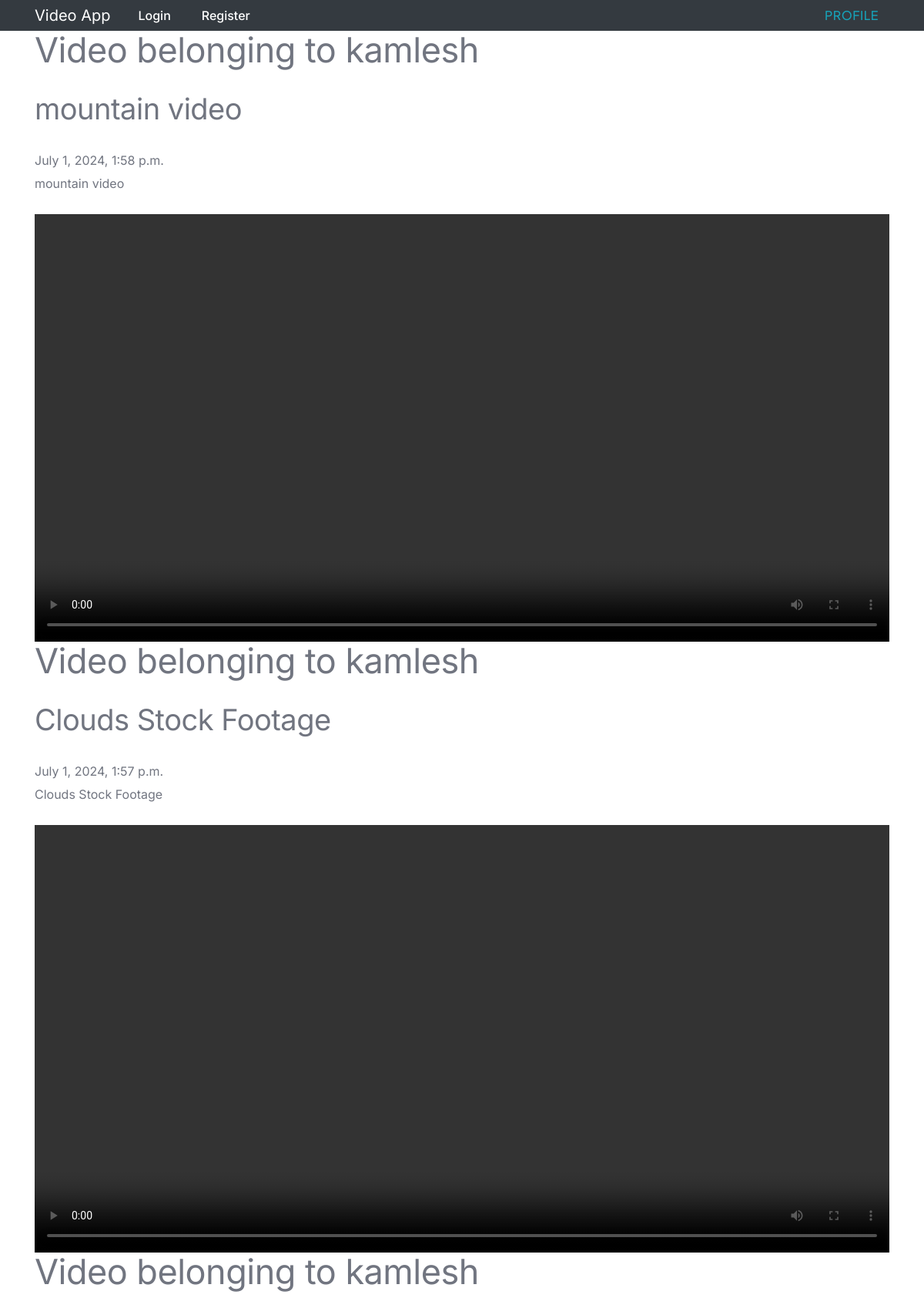
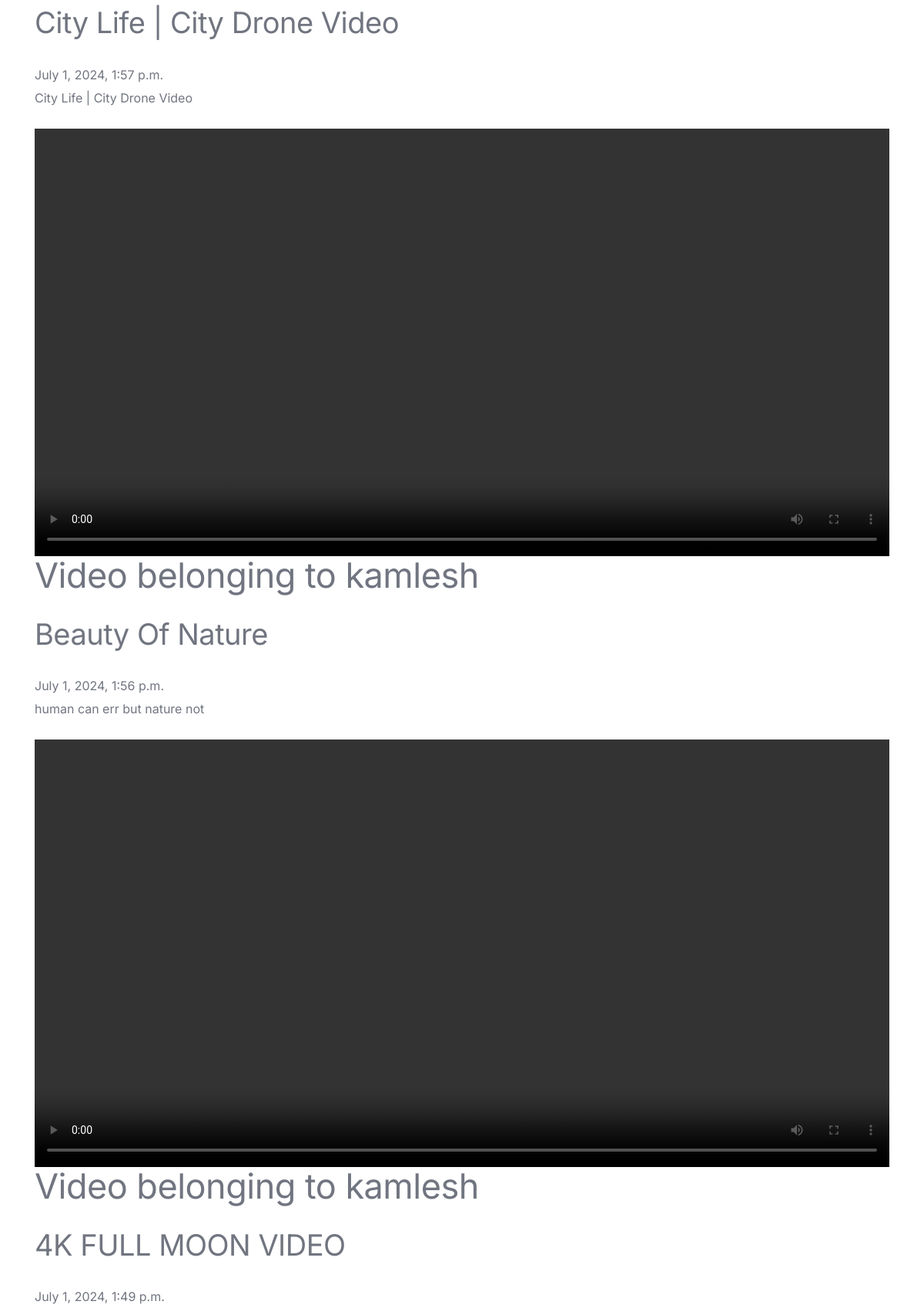
/user/kamlesh (upper part), run on the app's committed database (2 pictures, top to bottom).
### stream/models.py (models this page shows, shortened)
class VidStream(models.Model):
    streamer = models.ForeignKey(User, on_delete=models.CASCADE)
    title = models.CharField(max_length=300)
    description = models.TextField(max_length=600)
    upload_date = models.DateTimeField(default=timezone.now)
    video = models.FileField(upload_to='')
    duration = models.FloatField(null=True, blank=True)

### stream/views.py (the view)
# urls.py: path('user/<str:username>', UserVideoListView.as_view(), name="user-videos"),
class UserVideoListView(ListView):
    model = VidStream
    template_name = "stream/user_videos.html"
    context_object_name = 'videos'
    def get_queryset(self):
        user = get_object_or_404(User, username=self.kwargs.get('username'))
        return VidStream.objects.filter(streamer=user).order_by('-upload_date')

### stream/templates/stream/user_videos.html
{% extends 'stream/base.html'%}
{% block content %}
    <div>
        {% for item in videos %}
        <h3>Video belonging to {{ item.streamer.username }}</h4>
        <h4><a href="{% url 'stream:video-detail' item.id %}">{{ item.title }}</a></h1>
        <h12>{{ item.upload_date}}</h12>
        <p>{{ item.description}}</p>
        <video controls>
            <source src="{{ item.video.url }}" type="video/mp4">
          </video>
        {% endfor %}
    </div>
{% endblock content %}

### data on the page
VidStream: streamer.username "kamlesh", title "mountain video", upload_date "July 1, 2024, 1:58 p.m.", description "mountain video"
VidStream: streamer.username "kamlesh", title "Clouds Stock Footage", upload_date "July 1, 2024, 1:57 p.m.", description "Clouds Stock Footage"
VidStream: streamer.username "kamlesh", title "City Life | City Drone Video", upload_date "July 1, 2024, 1:57 p.m.", description "City Life | City Drone Video"
VidStream: streamer.username "kamlesh", title "Beauty Of Nature", upload_date "July 1, 2024, 1:56 p.m.", description "human can err but nature not"
VidStream: streamer.username "kamlesh", title "4K FULL MOON VIDEO", upload_date "July 1, 2024, 1:49 p.m."
